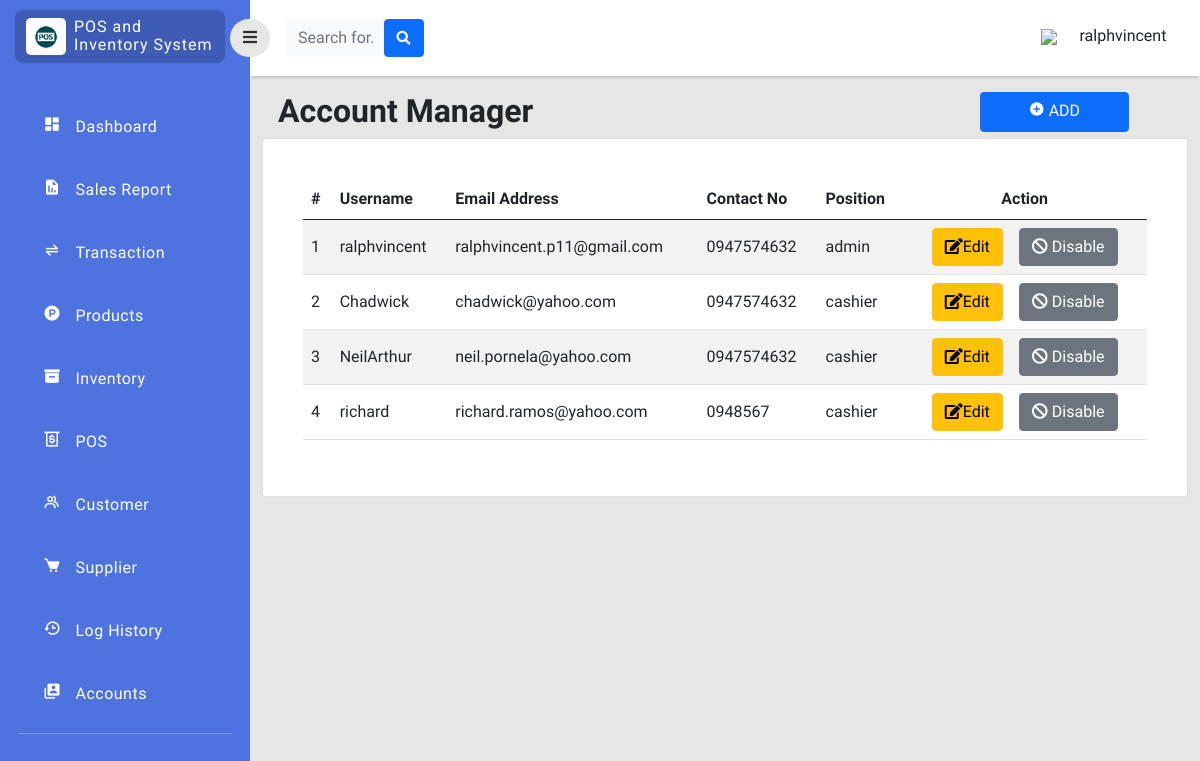
/php/user_manager.php (signed in), run on the app's committed database.
### tables this page shows
CREATE TABLE `users` (
  `id` int(11) NOT NULL,
  `username` varchar(255) NOT NULL,
  `email_address` varchar(255) NOT NULL,
  `password` varchar(255) NOT NULL,
  `contact_no` varchar(11) NOT NULL,
  `position` enum('admin','cashier') NOT NULL,
  `status` enum('active','inactive') NOT NULL
);

### php/user_manager.php (the view, shortened to what this page needs)
<?php
function createRandomPassword() {
    $chars = "003232303232023232023456789";
    $i = 0;
    $pass = '' ;
    while ($i <= 7) {
        $num = rand() % 33;
        $tmp = substr($chars, $num, 1);
        $pass = $pass . $tmp;
        $i++;
    }
    return $pass;
}
$finalcode='RS-'.createRandomPassword();
include 'connection.php';
?>
<!doctype html>
<html lang="en">
  <head>
    <link href="https://cdn.jsdelivr.net/npm/bootstrap@5.0.2/dist/css/bootstrap.min.css" rel="stylesheet"
>
    <link rel="stylesheet" type="text/css" href="../style/dash.css">
    <link
      href="https://cdnjs.cloudflare.com/ajax/libs/font-awesome/5.15.1/css/all.min.css"
      rel="stylesheet"
    />
    <link href='https://unpkg.com/boxicons@2.1.2/css/boxicons.min.css' rel='stylesheet'>
    </head>
    <body>
    <div class="page">
        <div class="sidebar">
            <div class="sidebar-header">
                <div class="sidebar-logo-container">
                    <div class="logo-container">
                        <img class="logo-sidebar" src="../image/logo.png" />
                    </div>
                    <div class="sys-name-container mt-2">
                        <p class="sys-name">
                            POS and <br>
                            <span class="brand-subname">
                            Inventory System
                            </span>
                        </p>
                    </div>
                </div>
            </div>
            <div class="sidebar-body">
                <ul class="navigation-list">
                    <li class="navigation-list-item">
                        <a class="navigation-link" href="dashboard.php">
                            <div class="row">
                                <div class="col-2">
                                    <i class='bx bxs-dashboard'></i>
                                </div>
                                <div class="col-9">
                                    Dashboard
                                </div>
                            </div>
                        </a>
                    </li>
                    <li class="navigation-list-item">
                        <a class="navigation-link" href="transaction_report.php?sales=0&trans=0">
                            <div class="row">
                                <div class="col-2">
                                    <i class='bx bxs-report'></i>
                                </div>
                                <div class="col-9">
                                    Sales Report
                                </div>
                            </div>
                        </a>
                    </li>
                    <li class="navigation-list-item">
                        <a class="navigation-link" href="transaction.php">
                            <div class="row">
                                <div class="col-2">
                                    <i class='bx bx-transfer-alt'></i>
                                </div>
                                <div class="col-9">
                                    Transaction
                                </div>
                            </div>
                        </a>
                    </li>
                    <li class="navigation-list-item">
                        <a class="navigation-link" href="product.php">
                            <div class="row">
                                <div class="col-2">
                                    <i class='bx bxl-product-hunt' ></i>
                                </div>
                                <div class="col-9">
                                    Products
                                </div>
                            </div>
                        </a>
                    </li>
                    <li class="navigation-list-item">
                        <a class="navigation-link" href="inventory.php">
                            <div class="row">
                                <div class="col-2">
                                    <i class='bx bxs-box'></i>
                                </div>
                                <div class="col-9">
                                    Inventory
                                </div>
                            </div>
                        </a>
                    </li>
                    <li class="navigation-list-item">
                        <a class="navigation-link" href="../cashier/dashboard.php?invoice=<?php echo $finalcode;  ?>">
                            <div class="row">
                                <div class="col-2">
                                    <i class='bx bx-money-withdraw'></i>
                                </div>
                                <div class="col-9">
                                    POS
                                </div>
                            </div>
                        </a>
                    </li>
                    <li class="navigation-list-item">
                        <a class="navigation-link" href="customer.php">
                            <div class="row">
                                <div class="col-2">
                                    <i class='bx bx-group'></i>
                                </div>
                                <div class="col-9">
                                    Customer
                                </div>
                            </div>
                        </a>
                    </li>
                    <li class="navigation-list-item">
                        <a class="navigation-link" href="supplier.php">
                            <div class="row">
                                <div class="col-2">
                                    <i class='bx bxs-cart' ></i>
                                </div>
                                <div class="col-9">
                                    Supplier
                                </div>
                            </div>
                        </a>
                    </li>
                    <li class="navigation-list-item">
                        <a class="navigation-link" href="loghistory.php">
                            <div class="row">
                                <div class="col-2">
                                    <i class='bx bx-history'></i>
                                </div>
                                <div class="col-9">
                                    Log History
                                </div>
                            </div>
                        </a>
                    </li>
                    <li class="navigation-list-item">
                        <a class="navigation-link" href="user_manager.php">
                            <div class="row">
                                <div class="col-2">
                                    <i class='bx bxs-user-account'></i>
                                </div>
                                <div class="col-9">
                                    Accounts
                                </div>
                            </div>
                        </a>
                    </li>
                    <hr style="color:rgb(255, 255, 255);margin-top:10px;">
                </ul>
            </div>
        </div>
        <div class="content">
            <div class="navigationBar justify-content-between">
                <button id="sidebarToggle" class="btn sidebarToggle">
                    <i class="fas fa-bars"></i>
                </button>
                <form class="d-none d-sm-inline-block form-inline mr-auto ml-md-3 my-2 my-md-0 mw-100 navbar-search ms-3"style="padding-right: 65%;">
                    <div class="input-group">
                        <input type="text" class="form-control bg-light border-0 small" placeholder="Search for..."aria-label="Search" aria-describedby="basic-addon2" id="SearchMo" onkeyup="myFunction()">
                        <div class="input-group-append">
                            <button class="btn btn-primary" type="button">
                                <i class="fas fa-search fa-sm"></i>
                            </button>
                        </div>
                    </div>
                </form>
                 <div>
                    <div class="dropdown pb-1 me-4">
                        <a href="#" class="d-flex align-items-center text-white text-decoration-none dropdown-toggle" id="dropdownUser1" data-bs-toggle="dropdown" aria-expanded="false">
                            <div class="col-2">
                                <img class="mr-3" src="../image/user_35px.png" />
                            </div>
                            <span class="d-none d-sm-inline mx-1 ms-3 text-dark"><?php echo $_SESSION["username"];  ?></span>
                        </a>
                    </div>
                </div>
            </div>
            <div class="col py-3 d-flex justify-content-center overflow-auto">
                <div class="container-fluid">
                    <div class="row">
                        <div class="col d-flex justify-content">
                            <br>
                            <div class="w-50">
                                <h2 class="text-dark text-start ps-3 fw-bold">Account Manager </h2>
                            </div>
                            <div class="position-left w-50">
                                <button type="button" class="btn btn-primary px-5 pb-2" data-bs-toggle="modal" data-bs-target="#Modals" style="margin-left: 55%;"><b><i class='bx bxs-plus-circle'></i> </b> ADD</button>
                            </div>
                        </div>
                    </div>
                    <div class="row">
                        <div class="col">
                            <div class="card">
                                <div class="card-body rounded-3 m-4 table-responsive-lg">
                                    <table class="table table-striped align-middle" id="AccountTab">
                                        <thead>
                                            <tr>
                                                <th scope="col">#</th>
                                                <th scope="col">Username</th>
                                                <th scope="col">Email Address</th>
                                                <th scope="col">Contact No</th>
                                                <th scope="col">Position</th>
                                                <th scope="col" style="text-align: center;">Action</th>
                                            </tr>
                                        </thead>
                                        <tbody>
                                            <?php
                                            $query=mysqli_query($con,"SELECT * FROM users");
                                            while ($row=mysqli_fetch_assoc($query)) { ?>
                                            <tr>
                                                <td><?php echo $row['id']; ?></td>
                                                <td><?php echo $row['username']; ?></td>
                                                <td><?php echo $row['email_address']; ?></td>
                                                <td><?php echo $row['contact_no']; ?></td>
                                                <td><?php echo $row['position']; ?></td>
                                                <td>
                                                    <div class="d-flex flex-row justify-content-center">
                                                        <button class="btn btn-warning editbtn mx-2" data-toggle="modal" type="button"><i class="fas fa-edit" data-toggle="tooltip" title="edit"></i>Edit</button>
                                                        <?php
                                                        $status = $row['status'];
                                                        if ($status == 'inactive') { ?>
                                                          <a class="btn btn-success" href="disable.php?enabled=<?php
                                                        echo $row["id"]; ?>" type="button"><i class="fas fa-check-circle"></i> Enable</a>
                                                       <?php  }
                                                       elseif ($status =='active') {
                                                        ?>
                                                            <a class="btn btn-secondary mx-2" href="disable.php?disabled=<?php
                                                        echo $row["id"]; ?>" type="button"><i class="fas fa-ban"></i> Disable</a>
                                                      <?php   } ?>
                                                    </div>
                                                </td>
                                            </tr>
                                        <?php } ?>
                                    </tbody>
                                    </table>
                                </div>
                            </div>
                        </div>
                    </div>
                </div>
            </div>
        </div>
    </div>
</body>
</html>

### style/dash.css (style rules this page uses)
* { font-family: 'Fira Sans', sans-serif; }
body { background-color: #e6e6e6; }
.page .sidebar { background: rgb(78, 115, 223); position: fixed; top: 0; left: 0; width: 250px; height: 100vh; overflow-y: auto; overflow-x: hidden; transition: all 0.3s ease; }
.page .content { margin-left: 250px; transition: all 0.3s ease; }
.navigationBar { background-color: white; height: 50px; display: flex; padding: 38px 0px; align-items: center; box-shadow: 0 4px 2px -2px #c5c6c7; }
.sidebarToggle { font-size: 16px; color: rgb(0, 0, 0, 0.8); margin-left: -20px; z-index: 999; border-radius: 50px; background-color: #e6e6e6; transition: all 0.3s ease; outline: none!important; box-shadow: none!important; }
.sidebar-header { padding: 10px 25px 10px 15px; }
.sidebar-logo-container { background-color: rgb(0, 0, 0, 0.2); border-radius: 8px; padding-left: 3px; display: flex; }
.logo-container { max-width: 40px; background-color: #fff; border-radius: 5px; margin: 8px; padding: 6px 8px; }
.logo-sidebar { width: 100%; height: auto; }
.sys-name { color: white; margin: 0px; line-height: 1.1rem; font-size: 16px; letter-spacing: 1px; font-family: 'Roboto', sans-serif; }
.navigation-list { list-style-type:none; padding: 0px 18px; margin-top: 30px; }
.navigation-list-item { padding: 12px 18px 12px 25px; margin: 15px 0px; border-radius: 8px; }
.navigation-link { color: #fff; letter-spacing: 0.5px; font-weight: 400; text-decoration: none; font-size: 16px; font-family: 'Roboto', sans-serif; }
.navigation-link i { font-size: 18px; color: #fff; }

### data on the page
users: id "1", username "ralphvincent", email_address "ralphvincent.p11@gmail.com", contact_no "0947574632", position "admin"
users: id "2", username "Chadwick", email_address "chadwick@yahoo.com", contact_no "0947574632", position "cashier"
users: id "3", username "NeilArthur", email_address "neil.pornela@yahoo.com", contact_no "0947574632", position "cashier"
users: id "4", username "richard", email_address "richard.ramos@yahoo.com", contact_no "0948567", position "cashier"

### other printed values
$_SESSION["username"] "ralphvincent"
